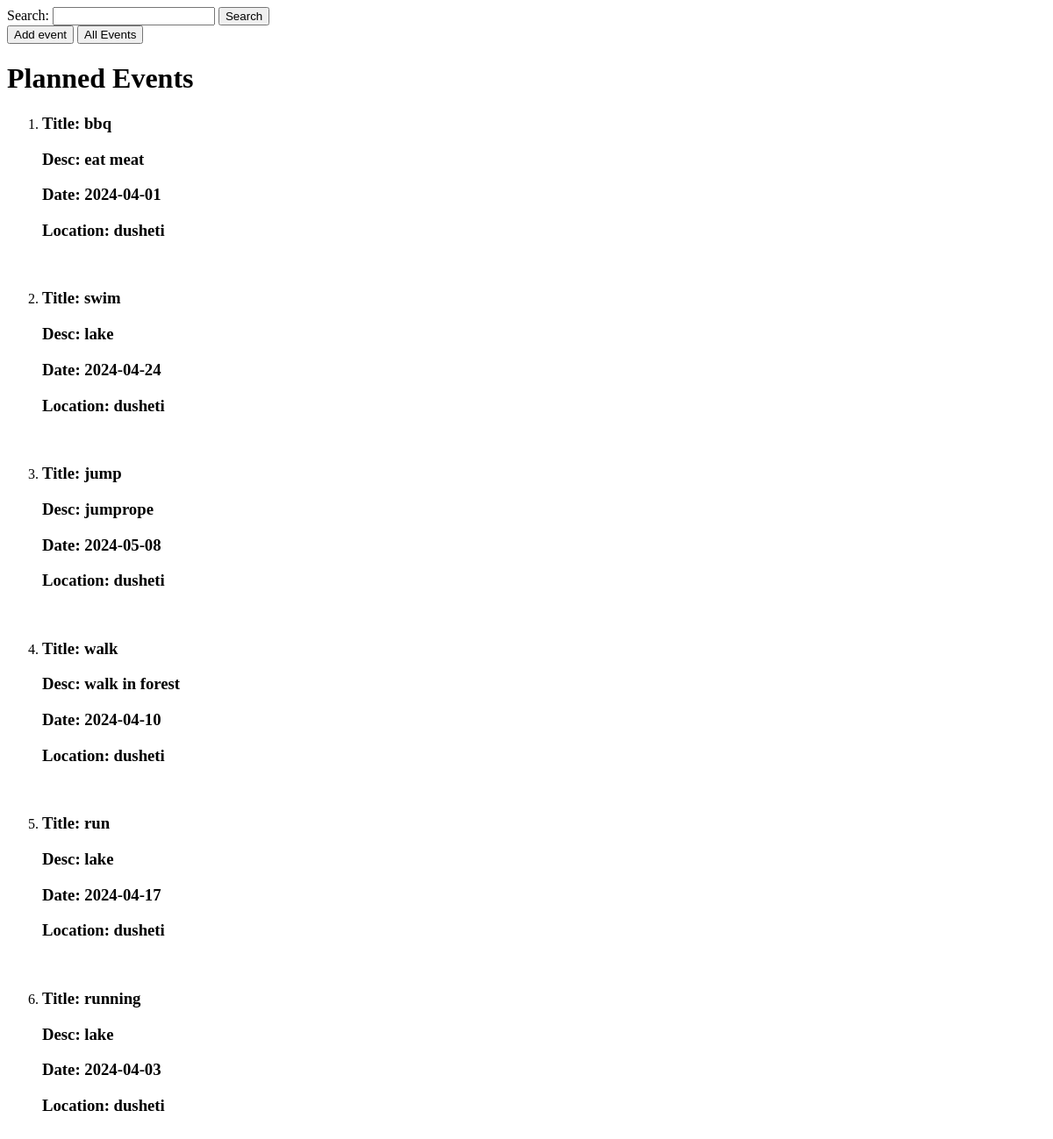
/events/, run on an earlier commit of the app's database.
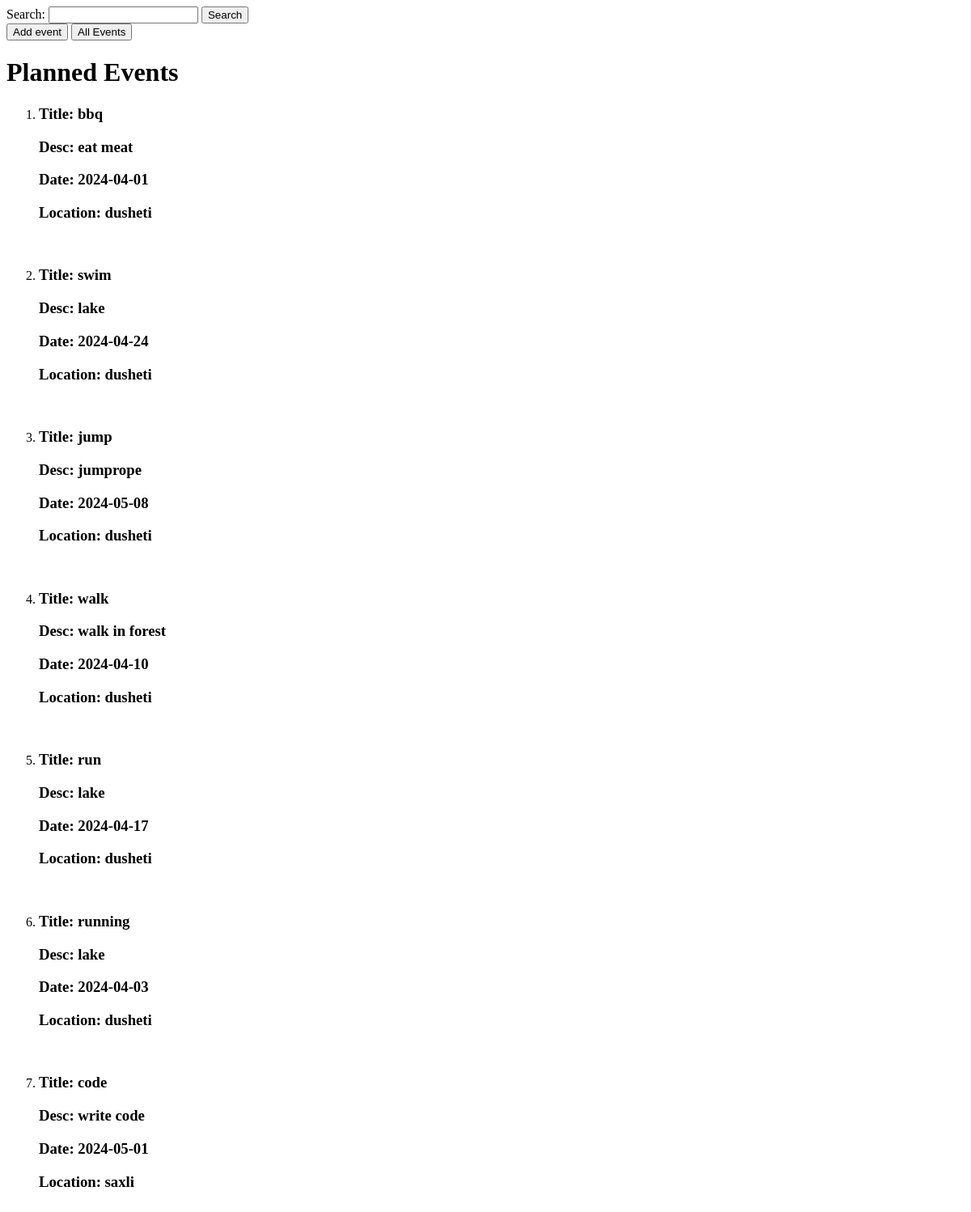
And on a later commit of the database.
### planner/models.py (models this page shows)
class Event(models.Model):
    title = models.CharField(max_length=50)
    descritpion = models.TextField(blank=True)
    date = models.CharField(max_length=50)
    location = models.CharField(max_length=50)

### planner/views.py (the view, shortened to what this page needs)
# urls.py: path("", index),
def index(request):
    events = Event.objects.all()
    context = {
        "events": events
    }
    return render(request, "planner/index.html", context)

### planner/templates/planner/index.html (shortened to what this page needs)
<!DOCTYPE html>
<html lang="en">
<head>
</head>
<body>
    <form method="post">
        <label for="search">Search: </label>
        <input type="text" name="search">
        <input type="submit" value="Search">
    </form>
    <a href="add_event/"><button>Add event</button></a>
    <a href="/events/"><button>All Events</button></a>
    <h1>Planned Events</h1>
    <ol>
    {% for event in events %}
    <li>
        <h3>Title: {{ event.title }}</h3>
        <h3>Desc: {{ event.descritpion }} </h3>
        <h3>Date: {{ event.date }}</h3>
        <h3>Location: {{ event.location }}</h3>
        <br>
    </li>
    {% endfor %}
    </ol>
</body>
</html>

What changed in the data, as far as the page shows it:
added Event: title "code", descritpion "write code", date "2024-05-01", location "saxli"
